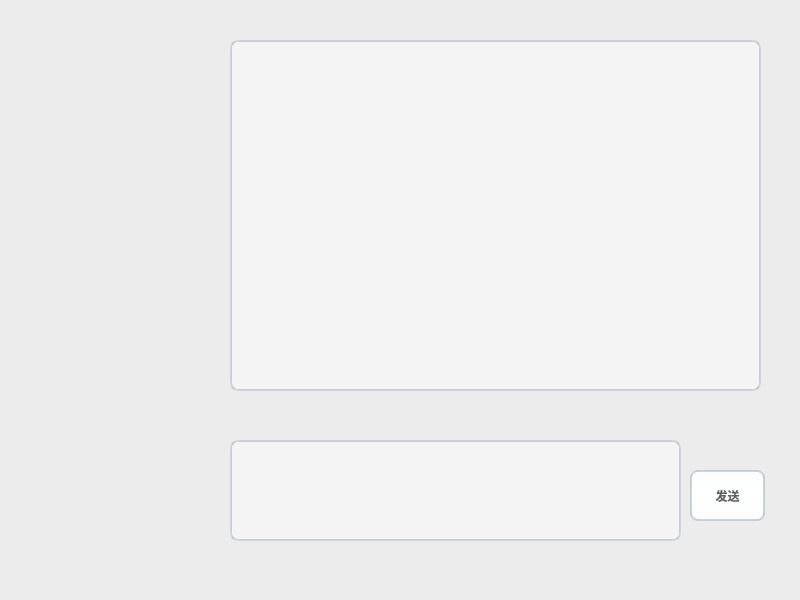
<?xml version="1.0" encoding="UTF-8"?>
<ui version="4.0">
 <class>Widget</class>
 <widget class="QWidget" name="Widget">
  <property name="geometry">
   <rect>
    <x>0</x>
    <y>0</y>
    <width>800</width>
    <height>600</height>
   </rect>
  </property>
  <property name="windowTitle">
   <string>AI-FunctionCall</string>
  </property>
  <property name="windowIcon">
   <iconset theme="QIcon::ThemeIcon::DocumentPrintPreview"/>
  </property>
  <property name="styleSheet">
   <string notr="true">/*
 * MacOS Style Sheet for QT Applications
 * Author: Jaime A. Quiroga P.
 * Company: GTRONICK
 * Last updated: 25/12/2020, 23:10.
 * Available at: https://github.com/GTRONICK/QSS/blob/master/MacOS.qss
 */
QWidget {
    background-color:#ececec;
}
QPushButton, QToolButton, QCommandLinkButton{
    padding: 0 5px 0 5px;
    border-style: solid;
    border-top-color: qlineargradient(spread:pad, x1:0, y1:0, x2:0, y2:1, stop:0 #c1c9cf, stop:1 #d2d8dd);
    border-right-color: qlineargradient(spread:pad, x1:1, y1:0, x2:0, y2:0, stop:0 #c1c9cf, stop:1 #d2d8dd);
    border-bottom-color: qlineargradient(spread:pad, x1:0, y1:1, x2:0, y2:0, stop:0 #c1c9cf, stop:1 #d2d8dd);
    border-left-color: qlineargradient(spread:pad, x1:0, y1:0, x2:1, y2:0, stop:0 #c1c9cf, stop:1 #d2d8dd);
    border-width: 2px;
    border-radius: 8px;
    color: #616161;
    font-weight: bold;
    background-color: qlineargradient(spread:pad, x1:0.5, y1:0, x2:0.5, y2:1, stop:0 #fbfdfd, stop:0.5 #ffffff, stop:1 #fbfdfd);
}
QPushButton::default, QToolButton::default, QCommandLinkButton::default{
    border: 2px solid transparent;
    color: #FFFFFF;
    background-color: qlineargradient(spread:pad, x1:0.5, y1:0, x2:0.5, y2:1, stop:0 #84afe5, stop:1 #1168e4);
}
QPushButton:hover, QToolButton:hover, QCommandLinkButton:hover{
    color: #3d3d3d;
}
QPushButton:pressed, QToolButton:pressed, QCommandLinkButton:pressed{
    color: #aeaeae;
    background-color: qlineargradient(spread:pad, x1:0.5, y1:0, x2:0.5, y2:1, stop:0 #ffffff, stop:0.5 #fbfdfd, stop:1 #ffffff);
}
QPushButton:disabled, QToolButton:disabled, QCommandLinkButton:disabled{
    color: #616161;
    background-color: qlineargradient(spread:pad, x1:0.5, y1:0, x2:0.5, y2:1, stop:0 #dce7eb, stop:0.5 #e0e8eb, stop:1 #dee7ec);
}
QLineEdit, QTextEdit, QPlainTextEdit, QSpinBox, QDoubleSpinBox, QTimeEdit, QDateEdit, QDateTimeEdit {
    border-width: 2px;
    border-radius: 8px;
    border-style: solid;
    border-top-color: qlineargradient(spread:pad, x1:0.5, y1:1, x2:0.5, y2:0, stop:0 #c1c9cf, stop:1 #d2d8dd);
    border-right-color: qlineargradient(spread:pad, x1:0, y1:0, x2:1, y2:0, stop:0 #c1c9cf, stop:1 #d2d8dd);
    border-bottom-color: qlineargradient(spread:pad, x1:0.5, y1:0, x2:0.5, y2:1, stop:0 #c1c9cf, stop:1 #d2d8dd);
    border-left-color: qlineargradient(spread:pad, x1:1, y1:0, x2:0, y2:0, stop:0 #c1c9cf, stop:1 #d2d8dd);
    background-color: #f4f4f4;
    color: #3d3d3d;
}
QLineEdit:focus, QTextEdit:focus, QPlainTextEdit:focus, QSpinBox:focus, QDoubleSpinBox:focus, QTimeEdit:focus, QDateEdit:focus, QDateTimeEdit:focus {
    border-width: 2px;
    border-radius: 8px;
    border-style: solid;
    border-top-color: qlineargradient(spread:pad, x1:0.5, y1:1, x2:0.5, y2:0, stop:0 #85b7e3, stop:1 #9ec1db);
    border-right-color: qlineargradient(spread:pad, x1:0, y1:0, x2:1, y2:0, stop:0 #85b7e3, stop:1 #9ec1db);
    border-bottom-color: qlineargradient(spread:pad, x1:0.5, y1:0, x2:0.5, y2:1, stop:0 #85b7e3, stop:1 #9ec1db);
    border-left-color: qlineargradient(spread:pad, x1:1, y1:0, x2:0, y2:0, stop:0 #85b7e3, stop:1 #9ec1db);
    background-color: #f4f4f4;
    color: #3d3d3d;
}
QLineEdit:disabled, QTextEdit:disabled, QPlainTextEdit:disabled, QSpinBox:disabled, QDoubleSpinBox:disabled, QTimeEdit:disabled, QDateEdit:disabled, QDateTimeEdit:disabled {
    color: #b9b9b9;
}
QSpinBox::up-button, QDoubleSpinBox::up-button, QTimeEdit::up-button, QDateEdit::up-button, QDateTimeEdit::up-button {
    subcontrol-origin: padding;
    subcontrol-position: top right;
    width: 15px;
    color: #272727;
    border-left-width: 1px;
    border-left-color: darkgray;
    border-left-style: solid;
    border-top-right-radius: 3px;
    padding: 3px;
}
QSpinBox::down-button, QDoubleSpinBox::down-button, QTimeEdit::down-button, QDateEdit::down-button, QDateTimeEdit::down-button {
    subcontrol-origin: padding;
    subcontrol-position: bottom right;
    width: 15px;
    color: #272727;
    border-left-width: 1px;
    border-left-color: darkgray;
    border-left-style: solid;
    border-bottom-right-radius: 3px;
    padding: 3px;
}
QSpinBox::up-button:pressed, QDoubleSpinBox::up-button:pressed, QTimeEdit::up-button:pressed, QDateEdit::up-button:pressed, QDateTimeEdit::up-button:pressed {
    color: #aeaeae;
    background-color: qlineargradient(spread:pad, x1:0.5, y1:0, x2:0.5, y2:1, stop:0 #ffffff, stop:0.5 #fbfdfd, stop:1 #ffffff);
}
QSpinBox::down-button:pressed, QDoubleSpinBox::down-button:pressed, QTimeEdit::down-button:pressed, QDateEdit::down-button:pressed, QDateTimeEdit::down-button:pressed {
    color: #aeaeae;
    background-color: qlineargradient(spread:pad, x1:0.5, y1:0, x2:0.5, y2:1, stop:0 #ffffff, stop:0.5 #fbfdfd, stop:1 #ffffff);
}
QSpinBox::up-button:hover, QDoubleSpinBox::up-button:hover, QTimeEdit::up-button:hover, QDateEdit::up-button:hover, QDateTimeEdit::up-button:hover {
    color: #FFFFFF;
    border-top-right-radius: 5px;
    background-color: qlineargradient(spread:pad, x1:0.5, y1:0, x2:0.5, y2:1, stop:0 #84afe5, stop:1 #1168e4);
    
}
QSpinBox::down-button:hover, QDoubleSpinBox::down-button:hover, QTimeEdit::down-button:hover, QDateEdit::down-button:hover, QDateTimeEdit::down-button:hover {
    color: #FFFFFF;
    border-bottom-right-radius: 5px;
    background-color: qlineargradient(spread:pad, x1:0.5, y1:0, x2:0.5, y2:1, stop:0 #84afe5, stop:1 #1168e4);
}
QSpinBox::up-arrow, QDoubleSpinBox::up-arrow, QTimeEdit::up-arrow, QDateEdit::up-arrow, QDateTimeEdit::up-arrow {
    image: url(/usr/share/icons/Adwaita/16x16/actions/go-up-symbolic.symbolic.png);
}
QSpinBox::down-arrow, QDoubleSpinBox::down-arrow, QTimeEdit::down-arrow, QDateEdit::down-arrow, QDateTimeEdit::down-arrow {
    image: url(/usr/share/icons/Adwaita/16x16/actions/go-down-symbolic.symbolic.png);
}
QProgressBar {
    max-height: 8px;
    text-align: center;
    font: italic bold 11px;
    color: #3d3d3d;
    border: 1px solid transparent;
    border-radius:4px;
    background-color: qlineargradient(spread:pad, x1:0, y1:0, x2:0, y2:1, stop:0 #ddd5d5, stop:0.5 #dad3d3, stop:1 #ddd5d5);
}
QProgressBar::chunk {
    background-color: qlineargradient(spread:pad, x1:0, y1:0, x2:0, y2:1, stop:0 #467dd1, stop:0.5 #3b88fc, stop:1 #467dd1);
    border-radius: 4px;
}
QProgressBar:disabled {
    color: #616161;
}
QProgressBar::chunk:disabled {
    background-color: #aeaeae;
}
QSlider::groove {
    border: 1px solid #bbbbbb;
    background-color: #52595d;
    border-radius: 4px;
}
QSlider::groove:horizontal {
    height: 6px;
}
QSlider::groove:vertical {
    width: 6px;
}
QSlider::handle:horizontal {
    background: #ffffff;
    border-style: solid;
    border-width: 1px;
    border-color: rgb(207,207,207);
    width: 12px;
    margin: -5px 0;
    border-radius: 7px;
}
QSlider::handle:vertical {
    background: #ffffff;
    border-style: solid;
    border-width: 1px;
    border-color: rgb(207,207,207);
    height: 12px;
    margin: 0 -5px;
    border-radius: 7px;
}
QSlider::add-page, QSlider::sub-page {
    border: 1px transparent;
    background-color: #52595d;
    border-radius: 4px;
}
QSlider::add-page:horizontal {
    background: qlineargradient(spread:pad, x1:0, y1:0, x2:0, y2:1, stop:0 #ddd5d5, stop:0.5 #dad3d3, stop:1 #ddd5d5);
}
QSlider::sub-page:horizontal {
    background-color: qlineargradient(spread:pad, x1:0, y1:0, x2:1, y2:0, stop:0 #467dd1, stop:0.5 #3b88fc, stop:1 #467dd1);
}
QSlider::add-page:vertical {
    background-color: qlineargradient(spread:pad, x1:0, y1:0, x2:0, y2:1, stop:0 #467dd1, stop:0.5 #3b88fc, stop:1 #467dd1);
}
QSlider::sub-page:vertical {
    background: qlineargradient(spread:pad, x1:0, y1:0, x2:1, y2:0, stop:0 #ddd5d5, stop:0.5 #dad3d3, stop:1 #ddd5d5);
}
QSlider::add-page:horizontal:disabled, QSlider::sub-page:horizontal:disabled, QSlider::add-page:vertical:disabled, QSlider::sub-page:vertical:disabled {
    background: #b9b9b9;
}
QComboBox, QFontComboBox {
    border-width: 2px;
    border-radius: 8px;
    border-style: solid;
    border-top-color: qlineargradient(spread:pad, x1:0.5, y1:1, x2:0.5, y2:0, stop:0 #c1c9cf, stop:1 #d2d8dd);
    border-right-color: qlineargradient(spread:pad, x1:0, y1:0, x2:1, y2:0, stop:0 #c1c9cf, stop:1 #d2d8dd);
    border-bottom-color: qlineargradient(spread:pad, x1:0.5, y1:0, x2:0.5, y2:1, stop:0 #c1c9cf, stop:1 #d2d8dd);
    border-left-color: qlineargradient(spread:pad, x1:1, y1:0, x2:0, y2:0, stop:0 #c1c9cf, stop:1 #d2d8dd);
    background-color: #f4f4f4;
    color: #272727;
    padding-left: 5px;
}
QComboBox:editable, QComboBox:!editable, QComboBox::drop-down:editable, QComboBox:!editable:on, QComboBox::drop-down:editable:on {
    background: #ffffff;
}
QComboBox::drop-down {
    subcontrol-origin: padding;
    subcontrol-position: top right;
    width: 15px;
    color: #272727;
    border-left-width: 1px;
    border-left-color: darkgray;
    border-left-style: solid;
    border-top-right-radius: 3px;
    border-bottom-right-radius: 3px;
}
QComboBox::down-arrow {
    image: url(/usr/share/icons/Adwaita/16x16/actions/go-down-symbolic.symbolic.png); /*Adawaita icon thene*/
}

QComboBox::down-arrow:on {
    top: 1px;
    left: 1px;
}
QComboBox QAbstractItemView {
    border: 1px solid darkgray;
    border-radius: 8px;
    selection-background-color: #dadada;
    selection-color: #272727;
    color: #272727;
    background: white;
}
QLabel, QCheckBox, QRadioButton {
    color: #272727;
}
QCheckBox {
    padding: 2px;
}
QCheckBox:disabled, QRadioButton:disabled {
    color: #808086;
    padding: 2px;
}

QCheckBox:hover {
    border-radius:4px;
    border-style:solid;
    padding-left: 1px;
    padding-right: 1px;
    padding-bottom: 1px;
    padding-top: 1px;
    border-width:1px;
    border-color: transparent;
}
QCheckBox::indicator:checked {
    image: url(/usr/share/icons/Adwaita/16x16/actions/object-select-symbolic.symbolic.png);
    height: 15px;
    width: 15px;
    border-style:solid;
    border-width: 1px;
    border-color: #48a5fd;
    color: #ffffff;
    border-radius: 3px;
    background-color: qlineargradient(spread:pad, x1:0, y1:0, x2:0, y2:1, stop:0 #48a5fd, stop:0.5 #329cfb, stop:1 #48a5fd);
}
QCheckBox::indicator:unchecked {
    
    height: 15px;
    width: 15px;
    border-style:solid;
    border-width: 1px;
    border-color: #48a5fd;
    border-radius: 3px;
    background-color: #fbfdfa;
}
QLCDNumber {
    color: #616161;;
}
QMenuBar {
    background-color: #ececec;
}
QMenuBar::item {
    color: #616161;
    spacing: 3px;
    padding: 1px 4px;
    background-color: #ececec;
}

QMenuBar::item:selected {
    background-color: #dadada;
    color: #3d3d3d;
}
QMenu {
    background-color: #ececec;
}
QMenu::item:selected {
    background-color: #dadada;
    color: #3d3d3d;
}
QMenu::item {
    color: #616161;;
    background-color: #e0e0e0;
}
QTabWidget {
    color:rgb(0,0,0);
    background-color:#000000;
}
QTabWidget::pane {
    border-color: #050a0e;
    background-color: #e0e0e0;
    border-width: 1px;
    border-radius: 4px;
    position: absolute;
    top: -0.5em;
    padding-top: 0.5em;
}

QTabWidget::tab-bar {
    alignment: center;
}

QTabBar::tab {
    border-bottom: 1px solid #c0c0c0;
    padding: 3px;
    color: #272727;
    background-color: #fefefc;
    margin-left:0px;
}
QTabBar::tab:!last {
    border-right: 1px solid;
    border-right-color: #c0c0c0;
    border-bottom-color: #c0c0c0;
}
QTabBar::tab:first {
    border-top-left-radius: 4px;
    border-bottom-left-radius: 4px;
}
QTabBar::tab:last {
    border-top-right-radius: 4px;
    border-bottom-right-radius: 4px;
}
QTabBar::tab:selected, QTabBar::tab:last:selected, QTabBar::tab:hover {
    color: #FFFFFF;
    background-color: qlineargradient(spread:pad, x1:0.5, y1:0, x2:0.5, y2:1, stop:0 #84afe5, stop:1 #1168e4);
}
QRadioButton::indicator {
    height: 14px;
    width: 14px;
    border-style:solid;
    border-radius:7px;
    border-width: 1px;
}
QRadioButton::indicator:checked {
    border-color: #48a5fd;
    background-color: qradialgradient(cx:0.5, cy:0.5, radius:0.4,fx:0.5, fy:0.5, stop:0 #ffffff, stop:0.5 #ffffff, stop:0.6 #48a5fd, stop:1 #48a5fd);
}
QRadioButton::indicator:!checked {
    border-color: #a9b7c6;
    background-color: #fbfdfa;
}
QStatusBar {
    color:#027f7f;
}

QDial {
    background: #16a085;
}

QToolBox {
    color: #a9b7c6;
    background-color: #222b2e;
}
QToolBox::tab {
    color: #a9b7c6;
    background-color:#222b2e;
}
QToolBox::tab:selected {
    color: #FFFFFF;
    background-color:#222b2e;
}
QScrollArea {
    color: #FFFFFF;
    background-color:#222b2e;
}

QScrollBar:horizontal {
	max-height: 10px;
	border: 1px transparent grey;
	margin: 0px 20px 0px 20px;
	background: transparent;
}
QScrollBar:vertical {
	max-width: 10px;
	border: 1px transparent grey;
	margin: 20px 0px 20px 0px;
	background: transparent;
}
QScrollBar::handle:vertical, QScrollBar::handle:horizontal {
	background: #52595d;
	border-style: transparent;
	border-radius: 4px;
	min-height: 25px;
}
QScrollBar::handle:horizontal:hover, QScrollBar::handle:vertical:hover {
	background: qlineargradient(spread:pad, x1:0, y1:0, x2:1, y2:0, stop:0 #467dd1, stop:0.5 #3b88fc, stop:1 #467dd1);
}
QScrollBar::add-line, QScrollBar::sub-line {
    border: 2px transparent grey;
    border-radius: 4px;
    subcontrol-origin: margin;
    background: #b9b9b9;
}
QScrollBar::add-line:horizontal {
    width: 20px;
    subcontrol-position: right;
}
QScrollBar::add-line:vertical {
    height: 20px;
    subcontrol-position: bottom;
}
QScrollBar::sub-line:horizontal {
    width: 20px;
    subcontrol-position: left;
}
QScrollBar::sub-line:vertical {
    height: 20px;
    subcontrol-position: top;
}
QScrollBar::add-line:vertical:pressed, QScrollBar::add-line:horizontal:pressed, QScrollBar::sub-line:horizontal:pressed, QScrollBar::sub-line:vertical:pressed {
    background: qlineargradient(spread:pad, x1:0, y1:0, x2:1, y2:0, stop:0 #467dd1, stop:0.5 #3b88fc, stop:1 #467dd1);
}
QScrollBar::add-page:horizontal, QScrollBar::sub-page:horizontal, QScrollBar::add-page:vertical, QScrollBar::sub-page:vertical {
    background: none;
}
QScrollBar::up-arrow:vertical {
    image: url(/usr/share/icons/Adwaita/16x16/actions/go-up-symbolic.symbolic.png);
}
QScrollBar::down-arrow:vertical {
    image: url(/usr/share/icons/Adwaita/16x16/actions/go-down-symbolic.symbolic.png);
}
QScrollBar::left-arrow:horizontal {
    image: url(/usr/share/icons/Adwaita/16x16/actions/go-previous-symbolic.symbolic.png);
}
QScrollBar::right-arrow:horizontal {
    image: url(/usr/share/icons/Adwaita/16x16/actions/go-next-symbolic.symbolic.png);
}</string>
  </property>
  <widget class="QTextEdit" name="textEdit_record">
   <property name="geometry">
    <rect>
     <x>230</x>
     <y>40</y>
     <width>531</width>
     <height>351</height>
    </rect>
   </property>
  </widget>
  <widget class="QTextEdit" name="textEdit_input">
   <property name="geometry">
    <rect>
     <x>230</x>
     <y>440</y>
     <width>451</width>
     <height>101</height>
    </rect>
   </property>
  </widget>
  <widget class="QPushButton" name="pushButton">
   <property name="geometry">
    <rect>
     <x>690</x>
     <y>470</y>
     <width>75</width>
     <height>51</height>
    </rect>
   </property>
   <property name="text">
    <string>发送</string>
   </property>
  </widget>
 </widget>
 <resources/>
 <connections/>
</ui>
